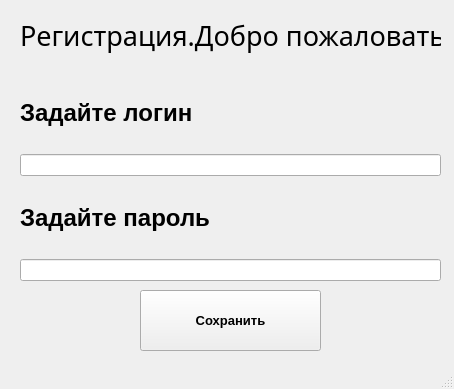
<?xml version="1.0" encoding="UTF-8"?>
<ui version="4.0">
 <class>MainWindow</class>
 <widget class="QMainWindow" name="MainWindow">
  <property name="geometry">
   <rect>
    <x>0</x>
    <y>0</y>
    <width>454</width>
    <height>389</height>
   </rect>
  </property>
  <property name="windowTitle">
   <string>Регистрация</string>
  </property>
  <widget class="QWidget" name="centralwidget">
   <widget class="QWidget" name="verticalLayoutWidget">
    <property name="geometry">
     <rect>
      <x>20</x>
      <y>0</y>
      <width>421</width>
      <height>281</height>
     </rect>
    </property>
    <layout class="QVBoxLayout" name="verticalLayout">
     <item>
      <widget class="QLabel" name="welcom">
       <property name="font">
        <font>
         <family>Lucida Calligraphy</family>
         <pointsize>20</pointsize>
         <italic>false</italic>
        </font>
       </property>
       <property name="text">
        <string>Регистрация.Добро пожаловать!</string>
       </property>
      </widget>
     </item>
     <item>
      <widget class="QLabel" name="login">
       <property name="font">
        <font>
         <pointsize>18</pointsize>
         <weight>75</weight>
         <bold>true</bold>
        </font>
       </property>
       <property name="text">
        <string>Задайте логин</string>
       </property>
      </widget>
     </item>
     <item>
      <widget class="QLineEdit" name="log"/>
     </item>
     <item>
      <widget class="QLabel" name="password">
       <property name="font">
        <font>
         <pointsize>18</pointsize>
         <weight>75</weight>
         <bold>true</bold>
        </font>
       </property>
       <property name="text">
        <string>Задайте пароль </string>
       </property>
      </widget>
     </item>
     <item>
      <widget class="QLineEdit" name="pasw"/>
     </item>
    </layout>
   </widget>
   <widget class="QPushButton" name="saver">
    <property name="geometry">
     <rect>
      <x>140</x>
      <y>290</y>
      <width>181</width>
      <height>61</height>
     </rect>
    </property>
    <property name="font">
     <font>
      <pointsize>10</pointsize>
      <weight>75</weight>
      <bold>true</bold>
     </font>
    </property>
    <property name="text">
     <string>Сохранить</string>
    </property>
   </widget>
  </widget>
  <widget class="QMenuBar" name="menubar">
   <property name="geometry">
    <rect>
     <x>0</x>
     <y>0</y>
     <width>454</width>
     <height>21</height>
    </rect>
   </property>
  </widget>
  <widget class="QStatusBar" name="statusbar"/>
 </widget>
 <resources/>
 <connections/>
</ui>
